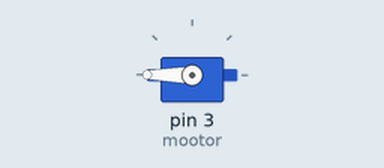
This sketch was run on a simulated Arduino Uno, built with avr-gcc and run on an emulated ATmega328P. On the bench: servo.

Above: at 0.05 s.
At 0.25 s:
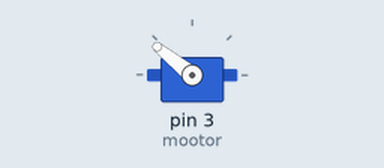
At 0.35 s:
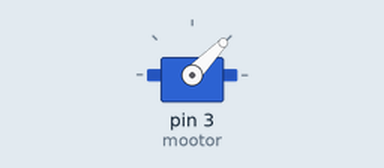
Timing chart, 0 to 3.0 s (numbered marks = the images above):
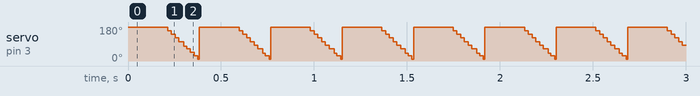

The sketch:

sketch_nov05b.ino
```cpp
#include <Servo.h>

Servo mootor;


void setup() {
  // put your setup code here, to run once:
mootor.attach(3);
}

void loop() {
  // put your main code here, to run repeatedly:
  digitalWrite(5, HIGH);
for (int i=0; i>180;i++){
  mootor.write(i);
  delay(1);
}
for (int i=360; i>0;i--){
  mootor.write(i);
  delay(1);
}
}
```

Measured:
- by itself, servo on pin 3 (mootor): ramps from 180° to 8° and jumps back, once every 0.38 s
